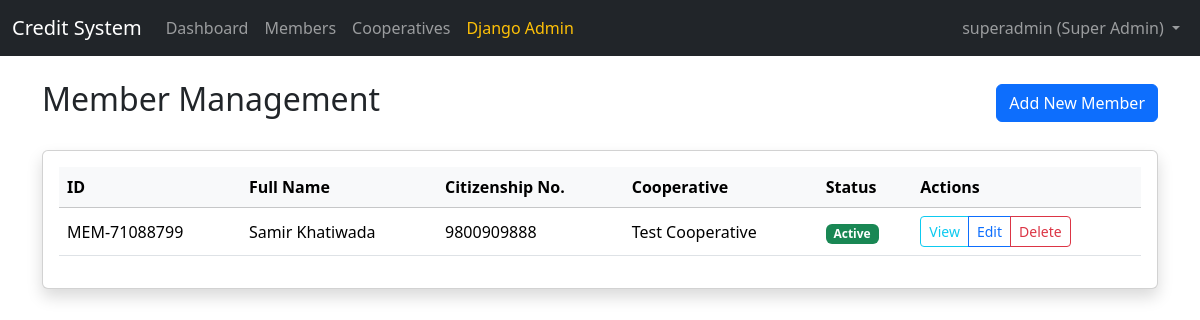
Page /members/ (signed in) on the committed database.
### accounts/models.py (models this page shows, shortened)
class User(AbstractUser):
    ROLE_CHOICES = (
        ('superadmin', 'Super Admin'),
        ('admin', 'Admin'),
        ('staff', 'Staff'),
    )
    role = models.CharField(max_length=20, choices=ROLE_CHOICES, default='staff')
    cooperative = models.ForeignKey(
        'cooperatives.Cooperative',
        on_delete=models.SET_NULL,
        null=True,
        blank=True,
        related_name='users',
        help_text="Null for Super Admin users"
    )
    class Meta:
        ordering = ['-date_joined']
        indexes = [
            models.Index(fields=['role']),
            models.Index(fields=['cooperative']),
        ]
    def is_superadmin(self):
        return self.role == 'superadmin'
    def is_admin(self):
        return self.role == 'admin'
    def is_staff_user(self):
        return self.role == 'staff'

### members/models.py (models this page shows, shortened)
class Member(models.Model):
    full_name = models.CharField(max_length=255)
    citizenship_number = models.CharField(max_length=50, unique=True)
    unique_system_id = models.CharField(max_length=20, unique=True, editable=False)
    address = models.TextField()
    phone = models.CharField(max_length=20)
    blacklist_status = models.BooleanField(default=False)
    cooperative = models.ForeignKey(
        'cooperatives.Cooperative',
        on_delete=models.CASCADE,
        related_name='members'
    )
    created_at = models.DateTimeField(auto_now_add=True)
    updated_at = models.DateTimeField(auto_now=True)
    class Meta:
        ordering = ['-created_at']
        indexes = [
            models.Index(fields=['citizenship_number']),
            models.Index(fields=['unique_system_id']),
            models.Index(fields=['blacklist_status']),
        ]

### cooperatives/models.py (models this page shows, shortened)
class Cooperative(models.Model):
    STATUS_CHOICES = (
        ('active', 'Active'),
        ('inactive', 'Inactive'),
    )
    name = models.CharField(max_length=255)
    code = models.CharField(max_length=50, unique=True)
    address = models.TextField()
    contact = models.CharField(max_length=255)  # Can contain phone/email
    status = models.CharField(max_length=20, choices=STATUS_CHOICES, default='active')
    created_at = models.DateTimeField(auto_now_add=True)
    updated_at = models.DateTimeField(auto_now=True)
    class Meta:
        ordering = ['-created_at']
        verbose_name_plural = 'Cooperatives'

### members/views.py (the view)
# urls.py: path('', views.MemberListView.as_view(), name='member_list'),
class MemberListView(StaffOrAdminMixin, CooperativeAccessMixin, ListView):
    model = Member
    template_name = 'members/member_list.html'
    context_object_name = 'members'
    paginate_by = 10

### accounts/permissions.py (called while the page is built, shortened)
    def test_func(self):
        return self.request.user.is_authenticated and (
            self.request.user.is_staff_user() or
            self.request.user.is_admin() or
            self.request.user.is_superadmin()
        )

    def get_queryset(self):
        queryset = super().get_queryset()
        if self.request.user.is_superadmin():
            return queryset

    def get_context_data(self, **kwargs):
        context = super().get_context_data(**kwargs)
        if not self.request.user.is_superadmin() and self.request.user.cooperative:
            context['user_cooperative'] = self.request.user.cooperative
        return context

### templates/members/member_list.html (shortened to what this page needs)
{% extends 'base.html' %}
{% block content %}
<div class="d-flex justify-content-between align-items-center mb-4">
    <h2>Member Management</h2>
    <a href="{% url 'members:member_add' %}" class="btn btn-primary">Add New Member</a>
</div>
<div class="card shadow">
    <div class="card-body">
        <div class="table-responsive">
            <table class="table table-hover align-middle">
                <thead class="table-light">
                    <tr>
                        <th>ID</th>
                        <th>Full Name</th>
                        <th>Citizenship No.</th>
                        <th>Cooperative</th>
                        <th>Status</th>
                        <th>Actions</th>
                    </tr>
                </thead>
                <tbody>
                    {% for member in members %}
                    <tr>
                        <td>{{ member.unique_system_id }}</td>
                        <td>{{ member.full_name }}</td>
                        <td>{{ member.citizenship_number }}</td>
                        <td>{{ member.cooperative.name }}</td>
                        <td>
                            {% if member.blacklist_status %}
                            <span class="badge bg-danger">Blacklisted</span>
                            {% else %}
                            <span class="badge bg-success">Active</span>
                            {% endif %}
                        </td>
                        <td>
                            <div class="btn-group btn-group-sm">
                                <a href="{% url 'members:member_detail' member.pk %}" class="btn btn-outline-info">View</a>
                                <a href="{% url 'members:member_edit' member.pk %}" class="btn btn-outline-primary">Edit</a>
                                {% if user.is_superadmin or user.is_admin %}
                                <a href="{% url 'members:member_delete' member.pk %}" class="btn btn-outline-danger">Delete</a>
                                {% endif %}
                            </div>
                        </td>
                    </tr>
                    {% empty %}
                    <tr>
                        <td colspan="6" class="text-center py-4">No members found.</td>
                    </tr>
                    {% endfor %}
                </tbody>
            </table>
        </div>
    </div>
</div>
{% endblock %}

### templates/base.html (shortened to what this page needs)
{% load static %}
<!DOCTYPE html>
<html lang="en">
<head>
    <link href="https://cdn.jsdelivr.net/npm/bootstrap@5.3.2/dist/css/bootstrap.min.css" rel="stylesheet">
    <link rel="stylesheet" href="{% static 'css/styles.css' %}">
</head>
<body>
    <nav class="navbar navbar-expand-lg navbar-dark bg-dark">
        <div class="container-fluid">
            <a class="navbar-brand"
                href="{% if user.is_authenticated %}{% url 'accounts:dashboard' %}{% else %}/{% endif %}">Credit
                System</a>
            <div class="collapse navbar-collapse" id="navbarNav">
                <ul class="navbar-nav me-auto">
                    {% if user.is_authenticated %}
                    <li class="nav-item">
                        <a class="nav-link" href="{% url 'accounts:dashboard' %}">Dashboard</a>
                    </li>
                    <li class="nav-item">
                        <a class="nav-link" href="{% url 'members:member_list' %}">Members</a>
                    </li>
                    {% if user.is_superadmin %}
                    <li class="nav-item">
                        <a class="nav-link" href="{% url 'cooperatives:list' %}">Cooperatives</a>
                    </li>
                    <li class="nav-item">
                        <a class="nav-link text-warning" href="/admin/" target="_blank">Django Admin</a>
                    </li>
                    {% elif user.cooperative %}
                    <li class="nav-item">
                        <a class="nav-link" href="{% url 'cooperatives:detail' user.cooperative.pk %}">My
                            Cooperative</a>
                    </li>
                    {% endif %}
                    {% endif %}
                </ul>
                <ul class="navbar-nav ms-auto">
                    {% if user.is_authenticated %}
                    <li class="nav-item dropdown">
                        <a class="nav-link dropdown-toggle" href="#" id="userDropdown" role="button"
                            data-bs-toggle="dropdown" aria-expanded="false">
                            {{ user.username }} ({{ user.get_role_display }})
                        </a>
                    </li>
                    {% else %}
                    <li class="nav-item">
                        <a class="nav-link" href="{% url 'accounts:login' %}">Login</a>
                    </li>
                    {% endif %}
                </ul>
            </div>
        </div>
    </nav>
    <div class="container mt-4">
        {% block content %}
        {% endblock %}
    </div>
</body>
</html>

### rows in the picture
User: username "superadmin", role "Super Admin"
Member: unique_system_id "MEM-71088799", full_name "Samir Khatiwada", citizenship_number "9800909888", cooperative.name "Test Cooperative", blacklist_status "Active"
